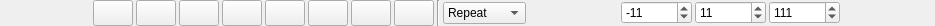
<?xml version="1.0" encoding="UTF-8"?>
<ui version="4.0">
 <class>TimeLineTitleBar</class>
 <widget class="QWidget" name="TimeLineTitleBar">
  <property name="geometry">
   <rect>
    <x>0</x>
    <y>0</y>
    <width>935</width>
    <height>26</height>
   </rect>
  </property>
  <property name="maximumSize">
   <size>
    <width>16777215</width>
    <height>26</height>
   </size>
  </property>
  <layout class="QHBoxLayout" name="horizontalLayout_3" stretch="1">
   <property name="spacing">
    <number>0</number>
   </property>
   <property name="leftMargin">
    <number>0</number>
   </property>
   <property name="topMargin">
    <number>0</number>
   </property>
   <property name="rightMargin">
    <number>2</number>
   </property>
   <property name="bottomMargin">
    <number>0</number>
   </property>
   <item>
    <layout class="QHBoxLayout" name="horizontalLayout_2">
     <property name="spacing">
      <number>3</number>
     </property>
     <item>
      <spacer name="horizontalSpacer">
       <property name="orientation">
        <enum>Qt::Horizontal</enum>
       </property>
       <property name="sizeType">
        <enum>QSizePolicy::MinimumExpanding</enum>
       </property>
       <property name="sizeHint" stdset="0">
        <size>
         <width>40</width>
         <height>20</height>
        </size>
       </property>
      </spacer>
     </item>
     <item>
      <widget class="QPushButton" name="pb_jump_left">
       <property name="sizePolicy">
        <sizepolicy hsizetype="Preferred" vsizetype="Preferred">
         <horstretch>0</horstretch>
         <verstretch>0</verstretch>
        </sizepolicy>
       </property>
       <property name="text">
        <string/>
       </property>
      </widget>
     </item>
     <item>
      <widget class="QPushButton" name="pb_jump_left_key">
       <property name="sizePolicy">
        <sizepolicy hsizetype="Preferred" vsizetype="Preferred">
         <horstretch>0</horstretch>
         <verstretch>0</verstretch>
        </sizepolicy>
       </property>
       <property name="text">
        <string/>
       </property>
      </widget>
     </item>
     <item>
      <widget class="QPushButton" name="pb_step_left">
       <property name="sizePolicy">
        <sizepolicy hsizetype="Preferred" vsizetype="Preferred">
         <horstretch>0</horstretch>
         <verstretch>0</verstretch>
        </sizepolicy>
       </property>
       <property name="text">
        <string/>
       </property>
      </widget>
     </item>
     <item>
      <widget class="QPushButton" name="pb_play_left">
       <property name="sizePolicy">
        <sizepolicy hsizetype="Preferred" vsizetype="Preferred">
         <horstretch>0</horstretch>
         <verstretch>0</verstretch>
        </sizepolicy>
       </property>
       <property name="text">
        <string/>
       </property>
       <property name="checkable">
        <bool>true</bool>
       </property>
      </widget>
     </item>
     <item>
      <widget class="QPushButton" name="pb_play_right">
       <property name="sizePolicy">
        <sizepolicy hsizetype="Preferred" vsizetype="Preferred">
         <horstretch>0</horstretch>
         <verstretch>0</verstretch>
        </sizepolicy>
       </property>
       <property name="text">
        <string/>
       </property>
       <property name="checkable">
        <bool>true</bool>
       </property>
      </widget>
     </item>
     <item>
      <widget class="QPushButton" name="pb_step_right">
       <property name="sizePolicy">
        <sizepolicy hsizetype="Preferred" vsizetype="Preferred">
         <horstretch>0</horstretch>
         <verstretch>0</verstretch>
        </sizepolicy>
       </property>
       <property name="text">
        <string/>
       </property>
      </widget>
     </item>
     <item>
      <widget class="QPushButton" name="pb_jump_right_key">
       <property name="sizePolicy">
        <sizepolicy hsizetype="Preferred" vsizetype="Preferred">
         <horstretch>0</horstretch>
         <verstretch>0</verstretch>
        </sizepolicy>
       </property>
       <property name="text">
        <string/>
       </property>
      </widget>
     </item>
     <item>
      <widget class="QPushButton" name="pb_jump_right">
       <property name="sizePolicy">
        <sizepolicy hsizetype="Preferred" vsizetype="Preferred">
         <horstretch>0</horstretch>
         <verstretch>0</verstretch>
        </sizepolicy>
       </property>
       <property name="text">
        <string/>
       </property>
      </widget>
     </item>
     <item>
      <widget class="Line" name="line">
       <property name="orientation">
        <enum>Qt::Vertical</enum>
       </property>
      </widget>
     </item>
     <item>
      <widget class="QComboBox" name="cb_mode">
       <item>
        <property name="text">
         <string>Repeat</string>
        </property>
       </item>
       <item>
        <property name="text">
         <string>PingPong</string>
        </property>
       </item>
       <item>
        <property name="text">
         <string>Stop</string>
        </property>
       </item>
      </widget>
     </item>
     <item>
      <spacer name="horizontalSpacer_2">
       <property name="orientation">
        <enum>Qt::Horizontal</enum>
       </property>
       <property name="sizeHint" stdset="0">
        <size>
         <width>80</width>
         <height>20</height>
        </size>
       </property>
      </spacer>
     </item>
     <item>
      <widget class="QSpinBox" name="sp_min">
       <property name="minimum">
        <number>-99999999</number>
       </property>
       <property name="maximum">
        <number>99999999</number>
       </property>
       <property name="value">
        <number>-11</number>
       </property>
      </widget>
     </item>
     <item>
      <widget class="QSpinBox" name="sp_value">
       <property name="minimum">
        <number>-99999999</number>
       </property>
       <property name="maximum">
        <number>99999999</number>
       </property>
       <property name="value">
        <number>11</number>
       </property>
      </widget>
     </item>
     <item>
      <widget class="QSpinBox" name="sp_max">
       <property name="minimum">
        <number>-99999999</number>
       </property>
       <property name="maximum">
        <number>99999999</number>
       </property>
       <property name="value">
        <number>111</number>
       </property>
      </widget>
     </item>
     <item>
      <spacer name="horizontalSpacer_3">
       <property name="orientation">
        <enum>Qt::Horizontal</enum>
       </property>
       <property name="sizeHint" stdset="0">
        <size>
         <width>40</width>
         <height>20</height>
        </size>
       </property>
      </spacer>
     </item>
    </layout>
   </item>
  </layout>
 </widget>
 <resources/>
 <connections/>
</ui>
